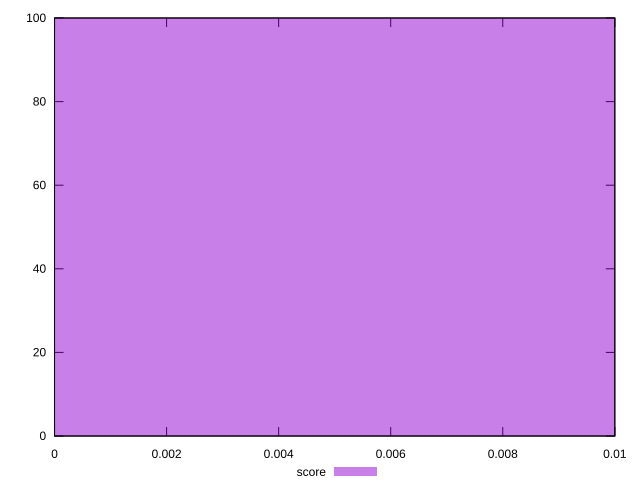

This chart was generated by the following gnuplot code:
reset

$score <<EOF
0 100
EOF

set key outside below
set boxwidth 0.1
set xrange [0:0.01]
set yrange [0:100]
set trange [0:100]
set style fill transparent solid 0.5 noborder
set terminal svg size 640, 490 enhanced background rgb 'white'
set output "report_00025_2021-02-22T21:38:55.199Z/largest-contentful-paint/samples/pages/score/histogram.svg"

plot $score title "score" with boxes

reset
